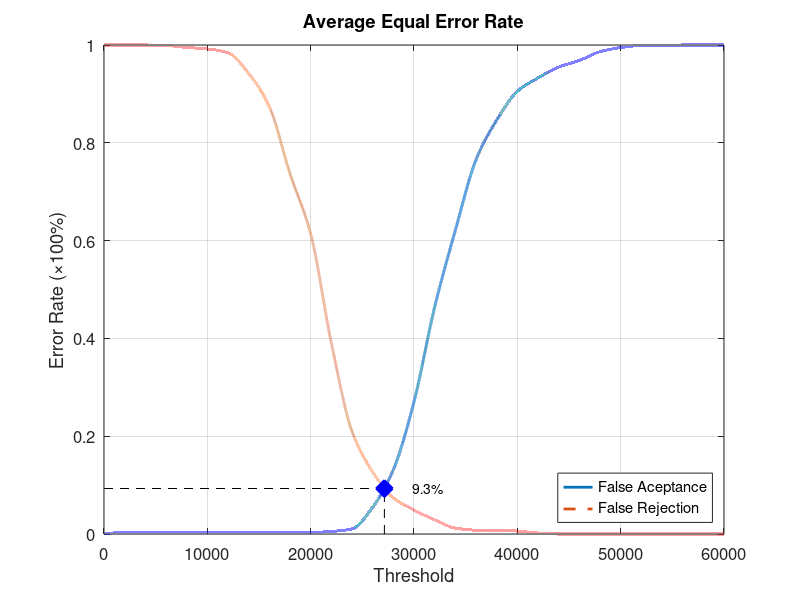
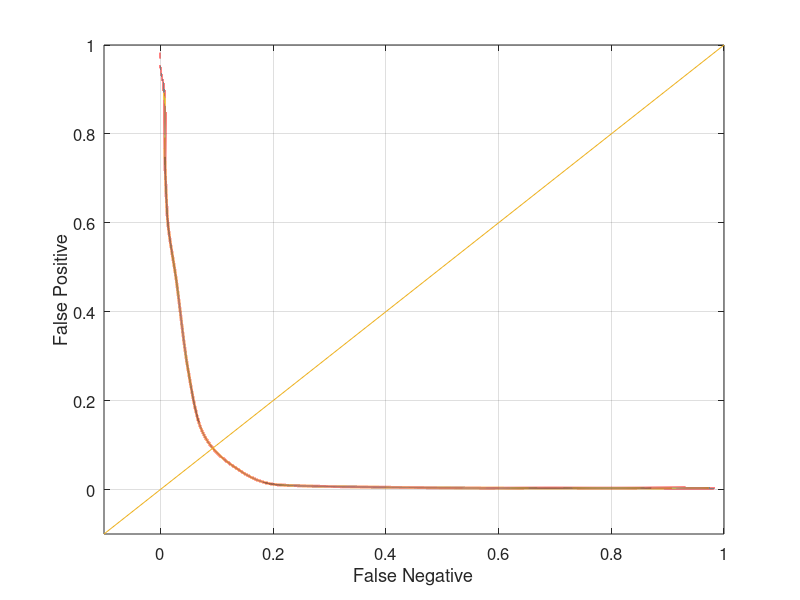

These charts were generated, in order, by the following MATLAB code:
function yEER = Database2Average
close all;
clear;
clc;
x = 0:2000:60000;
xq = 0:0.5:60000;

y0 = [0 0.0031579 0.0031579 0.0031579 0.0031579 0.0031579 0.0031579 0.0031579 0.0031579 0.0031579 0.0031579 0.00526316 0.0105263 0.0547368 0.131579 0.270526 0.464211 0.621053 0.765263 0.846316 0.905263 0.932632 0.954737 0.968421 0.986316 0.994737 0.998947 0.998947 1 1 1];
yy0 = interp1(x, y0, xq, 'pchip');
y1 = [1 1 1 0.999 0.995 0.992 0.984 0.942 0.874 0.737 0.614 0.391 0.21 0.127 0.074 0.049 0.029 0.012 0.008 0.008 0.006 0.002 0 0 0 0 0 0 0 0 0];
yy1 = interp1(x, y1, xq, 'pchip');

% Calculating EER: 
y2 = abs(y0 - y1);
find(y2 == min(y2))
yy2 = abs(yy0 - yy1);
xEER = find(yy2 == min(yy2));
xEERIndex = xq(xEER) % X-axis EER
yEER = yy0(xEER) % Y-axis EER

main = figure
plot(xq, yy0,'-','LineWidth', 2);	hold on
plot(xq, yy1,'--','LineWidth', 2);	hold on
plot([xEERIndex xEERIndex], [0 yEER], 'k--');	hold on
plot([0 xEERIndex], [yEER yEER], 'k--');	hold on
plot(xEERIndex, yEER, 'bx', 'LineWidth', 10);	hold on
text(xEERIndex + 10 * xEERIndex / 100, yEER, [num2str(round((10000 * yEER)) / 100) '%'])
legend('False Aceptance', 'False Rejection', 'Location', 'SouthEast')
xlabel('Threshold')
ylabel('Error Rate (\times100%)')
title('Average Equal Error Rate')
set(gca, 'FontSize', 12)
axis([0 60000 0 1])
grid on

print(main, 'Database2AverageMain', '-dpng');
FNRxFPR = figure('Color', [1 1 1]);
plot(yy1, yy0, '-', yy1, yy0, 'LineWidth', 2);
hold on
y = -0.1:0.1:1
plot(y, y); 
set(gca, 'FontSize', 12)
xlabel('False Negative')
ylabel('False Positive')
axis([-0.1 1 -0.1 1])
set(gca, 'FontSize', 12)
grid on

print(FNRxFPR, 'Database2AverageFNRxFPR','-dpng');
end
